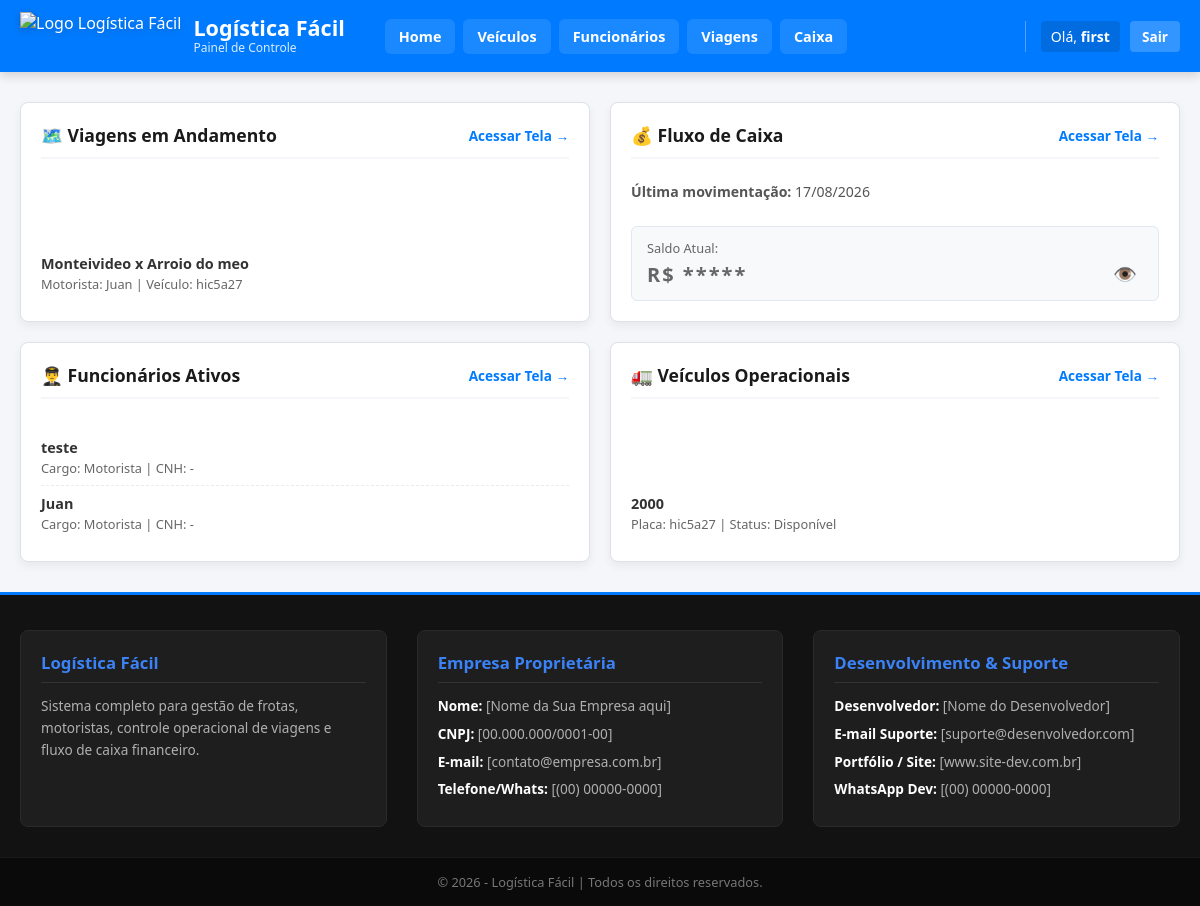
Screenshot of /home/ (signed in) with the database file from the repository.
### app/models.py (models this page shows, shortened)
class Viagem(models.Model):
    STATUS_VIAGEM_CHOICES = [
        ('planejada', 'Planejada'),
        ('em_andamento', 'Em Andamento'),
        ('concluida', 'Concluída'),
        ('quitada', 'Quitada'),
        ('cancelada', 'Cancelada'),
    ]
    usuario = models.ForeignKey(User, on_delete=models.CASCADE, verbose_name="Usuário", db_index=True)
    contratante = models.CharField(max_length=150, verbose_name="Contratante")
    data_inicio = models.DateField(verbose_name="Data de Início", db_index=True)
    data_final = models.DateField(blank=True, null=True, verbose_name="Data Final")
    data_adiantamento = models.DateField(blank=True, null=True, verbose_name="Data do Adiantamento")
    data_quitacao = models.DateField(blank=True, null=True, verbose_name="Data da Quitação")
    local_inicio = models.CharField(max_length=255, verbose_name="Local de Início")
    local_final = models.CharField(max_length=255, verbose_name="Local Final")
    km_rodados = models.DecimalField(max_digits=8, decimal_places=2, default=0.0, verbose_name="KM Rodados")
    status_da_viagem = models.CharField(max_length=20, choices=STATUS_VIAGEM_CHOICES, default='planejada', verbose_name="Status da Viagem", db_index=True)
    carga = models.CharField(max_length=150, blank=True, null=True, verbose_name="Carga")
    nota_fiscal = models.CharField(max_length=50, blank=True, null=True, verbose_name="Nota Fiscal")
    mic = models.CharField(max_length=50, blank=True, null=True, verbose_name="MIC")
    motorista = models.ForeignKey(Funcionario, on_delete=models.PROTECT, related_name="viagens_motorista", verbose_name="Motorista")
    veiculo_1 = models.ForeignKey(Veiculo, on_delete=models.PROTECT, related_name="viagens_veiculo", verbose_name="Veículo Principal")
    reboque = models.ForeignKey(Veiculo, on_delete=models.SET_NULL, blank=True, null=True, related_name="viagens_reboque", verbose_name="Reboque")
    valor_adiantamento = models.DecimalField(max_digits=10, decimal_places=2, verbose_name="Valor do Adiantamento")
    valor_quitacao = models.DecimalField(max_digits=10, decimal_places=2, verbose_name="Valor da Quitação")
    media = models.DecimalField(max_digits=6, decimal_places=2, default=0.0, verbose_name="Média de Consumo (km/L)")
    descricao = models.TextField(blank=True, null=True, verbose_name="Descrição")
    class Meta:
        db_table = 'viagens'
        verbose_name = "Viagem"
        verbose_name_plural = "Viagens"

class Funcionario(models.Model):
    id = models.BigAutoField(primary_key=True)
    usuario = models.ForeignKey(User, on_delete=models.CASCADE, verbose_name="Usuário", db_index=True)
    nome = models.CharField(max_length=150, verbose_name="Nome")
    funcao = models.CharField(max_length=100, verbose_name="Função")
    cpf = models.CharField(max_length=11, unique=True, verbose_name="CPF", db_index=True)
    cnh = models.CharField(max_length=11, unique=True, blank=True, null=True, verbose_name="CNH")
    data_nascimento = models.DateField(verbose_name="Data de Nascimento")
    descricao = models.TextField(blank=True, null=True, verbose_name="Descrição")
    status = models.ForeignKey(
        StatusFuncionario,
        on_delete=models.PROTECT,
        verbose_name="Status",
        blank=True,
        null=True
    )
    class Meta:
        db_table = 'funcionarios'
        verbose_name = "Funcionário"
        verbose_name_plural = "Funcionários"

class Veiculo(models.Model):
    STATUS_CHOICES = [
        ('disponivel', 'Disponível'),
        ('em_viagem', 'Em Viagem'),
        ('manutencao', 'Em Manutenção'),
        ('vendido', 'Vendido'),
    ]
    usuario = models.ForeignKey(User, on_delete=models.CASCADE, verbose_name="Usuário", db_index=True)
    nome_fantasia = models.CharField(max_length=100, verbose_name="Nome Fantasia")
    placa = models.CharField(max_length=7, unique=False, verbose_name="Placa", db_index=True)#nao pode ser unico porque um usuario pode vnder o veiculo para outro
    chassi = models.CharField(max_length=17, unique=False, verbose_name="Chassi")#nao pode ser unico porque um usuario pode vnder o veiculo para outro
    renavam = models.CharField(max_length=11, unique=False, verbose_name="RENAVAM") #nao pode ser unico porque um usuario pode vnder o veiculo para outro
    ano_fabricacao = models.PositiveIntegerField(verbose_name="Ano de Fabricação")
    ano_modelo = models.PositiveIntegerField(verbose_name="Ano do Modelo")
    status = models.CharField(max_length=20, choices=STATUS_CHOICES, default='disponivel', verbose_name="Status", db_index=True)
    descricao = models.TextField(blank=True, null=True, verbose_name="Descrição")
    class Meta:
        db_table = 'veiculos'
        verbose_name = "Veículo"
        verbose_name_plural = "Veículos"

class Caixa(models.Model):
    TIPO_CHOICES = [
        ('despesa', 'Despesa / Gasto (-)'),
        ('adiantamento', 'Recebimento - Adiantamento (+)'),
        ('quitacao', 'Recebimento - Quitação (+)'),
        ('receita_extra', 'Entrada Externa / Receita (+)'),
    ]
    usuario = models.ForeignKey(User, on_delete=models.CASCADE, verbose_name="Usuário", db_index=True)
    data = models.DateField(verbose_name="Data", db_index=True)
    valor_entrada = models.DecimalField(max_digits=10, decimal_places=2, default=0.00, verbose_name="Valor Entrada (+)")
    valor_saida = models.DecimalField(max_digits=10, decimal_places=2, default=0.00, verbose_name="Valor Saída (-)")
    tipo = models.CharField(max_length=20, choices=TIPO_CHOICES, verbose_name="Tipo de Lançamento")
    centro_de_custo = models.CharField(max_length=100, verbose_name="Centro de Custo / Veículo")
    viagem = models.ForeignKey('Viagem', on_delete=models.SET_NULL, blank=True, null=True, verbose_name="Viagem Origem")
    descricao = models.TextField(verbose_name="Descrição")
    class Meta:
        db_table = 'caixa'
        verbose_name = "Fluxo de Caixa"
        verbose_name_plural = "Fluxos de Caixa"

### app/views.py (the view)
# urls.py: path('home/', views.home, name='home'),
@login_required
def home(request):
    viagens_qs = Viagem.objects.filter(
        usuario=request.user,
        status_da_viagem='em_andamento'
    ).order_by('-data_inicio')
    viagens_andamento = viagens_qs[:3]
    tem_mais_viagens = viagens_qs.count() > 3
    caixa_qs = Caixa.objects.filter(usuario=request.user)
    ultima_movimentacao = caixa_qs.order_by('-data').first()
    total_entradas = sum(c.valor_entrada or 0 for c in caixa_qs)
    total_saidas = sum(c.valor_saida or 0 for c in caixa_qs)
    saldo_caixa = total_entradas - total_saidas
    func_qs = Funcionario.objects.filter(usuario=request.user).order_by('-id')
    funcionarios_ativos = func_qs[:3]
    tem_mais_funcionarios = func_qs.count() > 3
    veic_qs = Veiculo.objects.filter(usuario=request.user).order_by('-id')
    veiculos_ativos = veic_qs[:3]
    tem_mais_veiculos = veic_qs.count() > 3
    return render(request, 'home.html', {
        'viagens_andamento': viagens_andamento,
        'tem_mais_viagens': tem_mais_viagens,
        'ultima_data_caixa': ultima_movimentacao.data if ultima_movimentacao else None,
        'saldo_caixa': saldo_caixa,
        'funcionarios_ativos': funcionarios_ativos,
        'tem_mais_funcionarios': tem_mais_funcionarios,
        'veiculos_ativos': veiculos_ativos,
        'tem_mais_veiculos': tem_mais_veiculos,
    })

### app/templates/home.html (shortened to what this page needs)
{% extends 'base.html' %}
{% block content %}
<div class="container-home">
    <div class="grid_resumos-home">
        <div class="card_resumo-home">
            <div class="cabecalho_card-home">
                <h3 class="titulo_card-home">🗺️ Viagens em Andamento</h3>
                <a href="{% url 'lista_viagem' %}" class="link_ver_mais-home" title="Ver todas as viagens">Acessar Tela →</a>
            </div>
            {% if viagens_andamento %}
                <ul class="lista_resumo-home">
                    {% for v in viagens_andamento %}
                        <li class="item_resumo-home">
                            <strong class="item_titulo-home">{{ v.local_inicio }} x {{ v.local_final }}</strong>
                            <div class="item_subtexto-home">
                                Motorista: {{ v.motorista.nome }} | Veículo: {{ v.veiculo_1.placa }}
                            </div>
                        </li>
                    {% endfor %}
                </ul>
            {% else %}
                <p class="texto_vazio-home">Nenhuma viagem em andamento no momento.</p>
            {% endif %}
        </div>
        <div class="card_resumo-home">
            <div class="cabecalho_card-home">
                <h3 class="titulo_card-home">💰 Fluxo de Caixa</h3>
                <a href="{% url 'lista_caixa' %}" class="link_ver_mais-home" title="Acessar caixa completo">Acessar Tela →</a>
            </div>
            <p class="info_data_caixa-home">
                <strong>Última movimentação:</strong>
                {% if ultima_data_caixa %}
                    {{ ultima_data_caixa|date:"d/m/Y" }}
                {% else %}
                    Sem registros
                {% endif %}
            </p>
            <div class="box_valor_censurado-home">
                <span class="rotulo_saldo-home">Saldo Atual:</span>
                <div class="conteudo_valor-home">
                    <span id="valorCaixaHome" class="texto_valor_oculto-home">R$ *****</span>
                    <button type="button" id="btnToggleCaixaHome" class="btn_olho-home" title="Mostrar/Ocultar valor">
                        👁️
                    </button>
                </div>
            </div>
        </div>
        <div class="card_resumo-home">
            <div class="cabecalho_card-home">
                <h3 class="titulo_card-home">👨‍✈️ Funcionários Ativos</h3>
                <a href="{% url 'lista_funcionario' %}" class="link_ver_mais-home" title="Ver todos os funcionários">Acessar Tela →</a>
            </div>
            {% if funcionarios_ativos %}
                <ul class="lista_resumo-home">
                    {% for func in funcionarios_ativos %}
                        <li class="item_resumo-home">
                            <strong class="item_titulo-home">{{ func.nome }}</strong>
                            <div class="item_subtexto-home">
                                Cargo: {{ func.cargo|default:"Motorista" }} | CNH: {{ func.cnh|default:"-" }}
                            </div>
                        </li>
                    {% endfor %}
                </ul>
            {% else %}
                <p class="texto_vazio-home">Nenhum funcionário ativo cadastrado.</p>
            {% endif %}
        </div>
        <div class="card_resumo-home">
            <div class="cabecalho_card-home">
                <h3 class="titulo_card-home">🚛 Veículos Operacionais</h3>
                <a href="{% url 'lista_veiculos' %}" class="link_ver_mais-home" title="Ver todos os veículos">Acessar Tela →</a>
            </div>
            {% if veiculos_ativos %}
                <ul class="lista_resumo-home">
                    {% for v in veiculos_ativos %}
                        <li class="item_resumo-home">
                            <strong class="item_titulo-home">{{ v.nome_fantasia }}</strong>
                            <div class="item_subtexto-home">
                                Placa: {{ v.placa }} | Status: {{ v.get_status_display }}
                            </div>
                        </li>
                    {% endfor %}
                </ul>
            {% else %}
                <p class="texto_vazio-home">Nenhum veículo disponível ou em viagem.</p>
            {% endif %}
        </div>
    </div>
</div>
{% endblock %}

### app/templates/base.html (shortened to what this page needs)
{% load static %}
<!DOCTYPE html>
<html lang="pt-BR">
<head>
    <link rel="stylesheet" href="{% static 'css/style.css' %}">
</head>
<body class="corpo-base">
    <header class="cabecalho-base">
        <div class="container_cabecalho-base">
            <div class="marca_cabecalho-base">
                <a href="{% url 'home' %}" class="link_logo-base">
                    <img src="{% static 'img/logo.png' %}" alt="Logo Logística Fácil" class="img_logo-base">
                    <div class="texto_marca-base">
                        <h1 class="titulo_sistema-base">Logística Fácil</h1>
                        <span class="subtitulo_sistema-base">Painel de Controle</span>
                    </div>
                </a>
            </div>
            <nav class="navegacao-base" id="navegacaoPrincipal">
                <div class="links_navegacao-base">
                    <a href="{% url 'home' %}" class="item_link-base">Home</a>
                    <a href="{% url 'lista_veiculos' %}" class="item_link-base">Veículos</a>
                    <a href="{% url 'lista_funcionario' %}" class="item_link-base">Funcionários</a>
                    <a href="{% url 'lista_viagem' %}" class="item_link-base">Viagens</a>
                    <a href="{% url 'lista_caixa' %}" class="item_link-base">Caixa</a>
                </div>
                <div class="usuario_info-base">
                    {% if user.is_authenticated %}
                        <a href="{% url 'perfil_user' %}" class="link_perfil_usuario-base" title="Acessar Perfil">
                            Olá, <strong>{{ user.username }}</strong>
                        </a>
                        <a href="{% url 'logout' %}" class="btn_sair-base">Sair</a>
                    {% else %}
                        <span class="saudacao_usuario-base">Não autenticado</span>
                        <a href="{% url 'login' %}" class="btn_login-base">Login</a>
                    {% endif %}
                </div>
            </nav>
        </div>
    </header>
    <main class="conteudo_principal-base">
        {% block content %}
        {% endblock %}
    </main>
    <footer class="rodape-base">
        <div class="container_rodape-base">
            <div class="coluna_rodape-base">
                <h4 class="titulo_coluna-base">Logística Fácil</h4>
                <p class="texto_coluna-base">Sistema completo para gestão de frotas, motoristas, controle operacional de viagens e fluxo de caixa financeiro.</p>
            </div>
            <div class="coluna_rodape-base">
                <h4 class="titulo_coluna-base">Empresa Proprietária</h4>
                <p class="item_contato-base"><strong>Nome:</strong> [Nome da Sua Empresa aqui]</p>
                <p class="item_contato-base"><strong>CNPJ:</strong> [00.000.000/0001-00]</p>
                <p class="item_contato-base"><strong>E-mail:</strong> [contato@empresa.com.br]</p>
                <p class="item_contato-base"><strong>Telefone/Whats:</strong> [(00) 00000-0000]</p>
            </div>
            <div class="coluna_rodape-base">
                <h4 class="titulo_coluna-base">Desenvolvimento & Suporte</h4>
                <p class="item_contato-base"><strong>Desenvolvedor:</strong> [Nome do Desenvolvedor]</p>
                <p class="item_contato-base"><strong>E-mail Suporte:</strong> [suporte@desenvolvedor.com]</p>
                <p class="item_contato-base"><strong>Portfólio / Site:</strong> [www.site-dev.com.br]</p>
                <p class="item_contato-base"><strong>WhatsApp Dev:</strong> [(00) 00000-0000]</p>
            </div>
        </div>
        <div class="copia_direitos-base">
            <p>&copy; 2026 - Logística Fácil | Todos os direitos reservados.</p>
        </div>
    </footer>
</body>
</html>

### rows the page displays
Viagem: local_inicio "Monteivideo", local_final "Arroio do meo", motorista.nome "Juan", veiculo_1.placa "hic5a27"
Caixa: data "17/08/2026"
Funcionario: nome "teste", cargo "Motorista", cnh "-"
Funcionario: nome "Juan", cargo "Motorista", cnh "-"
Veiculo: nome_fantasia "2000", placa "hic5a27", status "Disponível"

### other values shown
{{ user.username }} "first"
